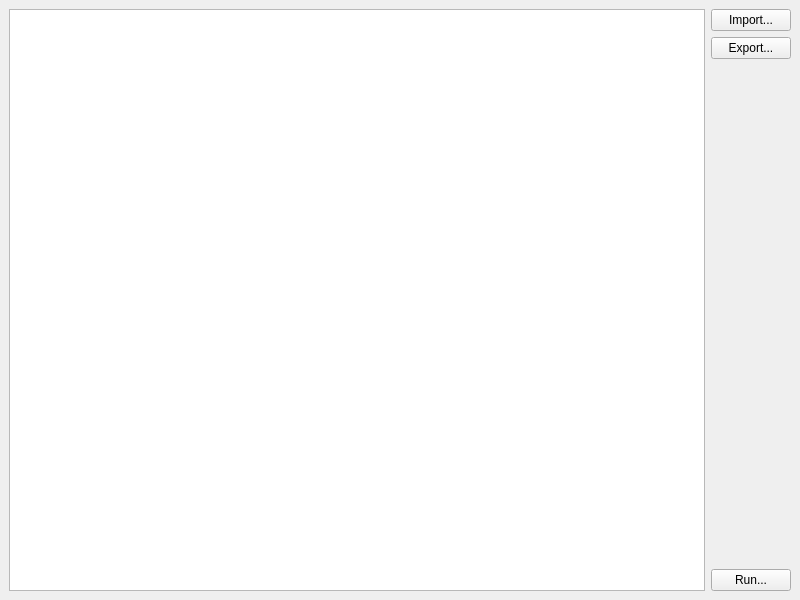
<?xml version="1.0" encoding="UTF-8"?>
<ui version="4.0">
 <class>MainWindow</class>
 <widget class="QMainWindow" name="MainWindow">
  <property name="geometry">
   <rect>
    <x>0</x>
    <y>0</y>
    <width>800</width>
    <height>600</height>
   </rect>
  </property>
  <property name="windowTitle">
   <string>MainWindow</string>
  </property>
  <widget class="QWidget" name="centralwidget">
   <layout class="QHBoxLayout" name="horizontalLayout">
    <item>
     <widget class="QTextEdit" name="textEdit"/>
    </item>
    <item>
     <layout class="QVBoxLayout" name="verticalLayout">
      <item>
       <widget class="QPushButton" name="importButton">
        <property name="text">
         <string>Import...</string>
        </property>
       </widget>
      </item>
      <item>
       <widget class="QPushButton" name="exportButton">
        <property name="text">
         <string>Export...</string>
        </property>
       </widget>
      </item>
      <item>
       <spacer name="verticalSpacer">
        <property name="orientation">
         <enum>Qt::Vertical</enum>
        </property>
        <property name="sizeHint" stdset="0">
         <size>
          <width>20</width>
          <height>40</height>
         </size>
        </property>
       </spacer>
      </item>
      <item>
       <widget class="QPushButton" name="runButton">
        <property name="text">
         <string>Run...</string>
        </property>
       </widget>
      </item>
     </layout>
    </item>
   </layout>
  </widget>
  <widget class="QMenuBar" name="menubar">
   <property name="geometry">
    <rect>
     <x>0</x>
     <y>0</y>
     <width>800</width>
     <height>21</height>
    </rect>
   </property>
  </widget>
 </widget>
 <resources/>
 <connections/>
</ui>
